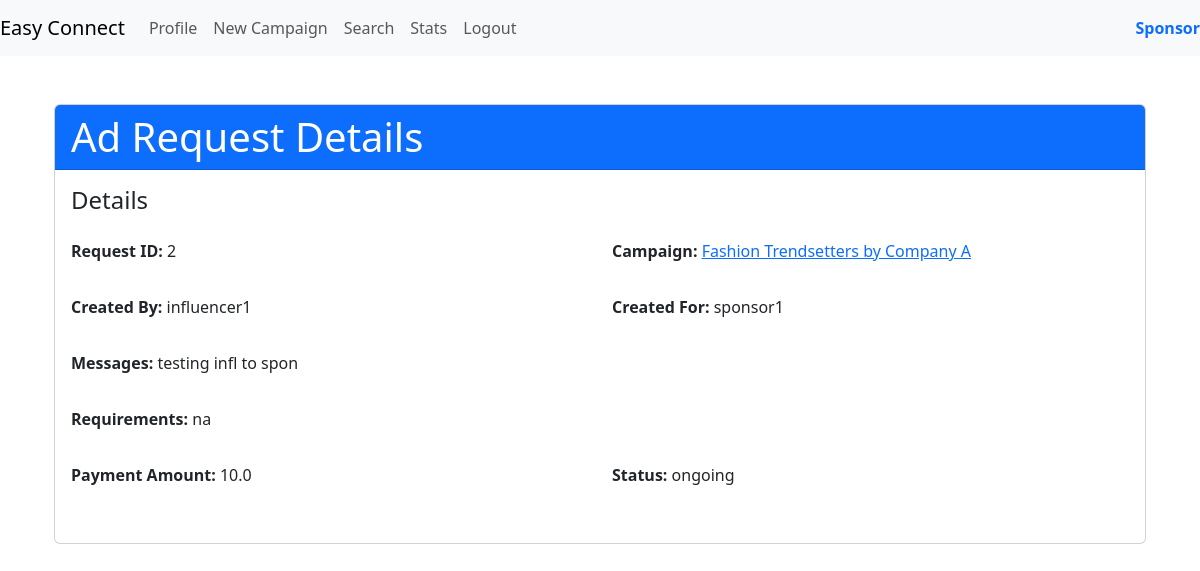
Page /ad_request/2 (signed in) on the committed database.
### models.py (models this page shows)
class AdRequest(db.Model):
    __tablename__ = 'ad_request'
    ad_request_id = db.Column(db.Integer, primary_key=True, autoincrement=True)
    campaign_id = db.Column(db.Integer, db.ForeignKey('campaign.campaign_id'), nullable=False)
    created_by = db.Column(db.Integer, db.ForeignKey('user.id'), nullable=False)
    created_for = db.Column(db.Integer, db.ForeignKey('user.id'), nullable=False)
    messages = db.Column(db.String(64))
    requirements = db.Column(db.String(128))
    payment_amount = db.Column(db.Float(10, 2), nullable = False)
    status = db.Column(Enum('ongoing', 'pending', 'flagged', 'deleted', 'completed', 'rejected' ,name='ad_request_status_types'), default='pending', nullable=False)
    campaign = db.relationship('Campaign', backref=db.backref('ad_requests', lazy=True))
    creator = db.relationship('User', foreign_keys=[created_by], backref=db.backref('created_ad_requests', lazy=True))
    recipient = db.relationship('User', foreign_keys=[created_for], backref=db.backref('received_ad_requests', lazy=True))

class Campaign(db.Model):
    __tablename__ = 'campaign'
    campaign_id = db.Column(db.Integer, primary_key=True, autoincrement=True)
    sponsor_id = db.Column(db.Integer, db.ForeignKey('sponsors.sponsor_id'), nullable=False)
    name = db.Column(db.String(32),unique=True, nullable=False)
    description = db.Column(db.String(128))
    start_date = db.Column(db.Date)
    end_date = db.Column(db.Date)
    budget = db.Column(db.Float(10, 2), nullable=False)
    visibility = db.Column(Enum('private', 'public', name='visibility_types'), default='public', nullable=False)
    goals = db.Column(db.String(128))
    niche = db.Column(db.String(32),nullable=False)
    campaign_status = db.Column(Enum('ongoing', 'flagged', 'deleted', 'completed' ,name='campaign_status_types'), default='ongoing', nullable=False)
    sponsor = db.relationship('Sponsor', backref=db.backref('campaigns', lazy=True))

class User(db.Model):
    __tablename__ = 'user'
    id = db.Column(db.Integer, primary_key=True, autoincrement=True)
    role_id = db.Column(db.Integer, db.ForeignKey('user_role.role_id'), nullable=False)
    username = db.Column(db.String(32), nullable=False, unique=True)
    email_id = db.Column(db.String(64),  nullable=False)
    password = db.Column(db.String(64), nullable=False)
    is_flagged = db.Column(db.Boolean ,default=False)
    role = db.relationship('UserRole', backref=db.backref('users', lazy=True))

### routes.py (the view)
@app.route('/ad_request/<int:request_id>', methods=['GET'])
@auth_rep
def ad_request_details(request_id):
    ad_request = AdRequest.query.get_or_404(request_id)
    return render_template('ad_request_details.html', ad_request=ad_request)

### routes.py (called while the page is built)
def auth_rep(func):
    @wraps(func)
    def inner(*args,**kwargs):
        if 'user_id' in session:
            user = User.query.get(session['user_id'])
            if user.is_flagged:
                flash('Your account is flagged and cannot perform this action.', 'error')
                return redirect(url_for('login'))
            return func(*args,**kwargs)
        else:
            flash('You are not logged in,Please login to proceed','error')
            return redirect(url_for('login'))
    return inner

### templates/ad_request_details.html (shortened to what this page needs)
{% extends 'layout.html' %}
{% block content %}
<div class="container">
    <div class="card mt-5">
        <div class="card-header bg-primary text-white">
            <h1 class="display-6 mb-0">Ad Request Details</h1>
        </div>
        <div class="card-body">
            <h4 class="mb-4">Details</h4>
            <div class="row mb-3">
                <div class="col-md-6">
                    <p><strong>Request ID:</strong> {{ ad_request.ad_request_id }}</p>
                </div>
                <div class="col-md-6">
                    <p><strong>Campaign:</strong>
                        <a href="{{ url_for('campaign_details', campaign_id=ad_request.campaign.campaign_id) }}">
                            {{ ad_request.campaign.name }}
                        </a>
                    </p>
                </div>
            </div>
            <div class="row mb-3">
                <div class="col-md-6">
                    <p><strong>Created By:</strong> {{ ad_request.creator.username }}</p>
                </div>
                <div class="col-md-6">
                    <p><strong>Created For:</strong> {{ ad_request.recipient.username }}</p>
                </div>
            </div>
            <div class="row mb-3">
                <div class="col-md-12">
                    <p><strong>Messages:</strong> {{ ad_request.messages }}</p>
                </div>
            </div>
            <div class="row mb-3">
                <div class="col-md-12">
                    <p><strong>Requirements:</strong> {{ ad_request.requirements }}</p>
                </div>
            </div>
            <div class="row mb-3">
                <div class="col-md-6">
                    <p><strong>Payment Amount:</strong> {{ ad_request.payment_amount | default(0) | float | round(2) }}</p>
                </div>
                <div class="col-md-6">
                    <p><strong>Status:</strong> {{ ad_request.status }}</p>
                </div>
            </div>
        </div>
    </div>
</div>
{% endblock %}

### rows in the picture
AdRequest: ad_request_id "2", messages "testing infl to spon", requirements "na", payment_amount "10.0", status "ongoing"
Campaign: campaign.name "Fashion Trendsetters by Company A"
User: creator.username "influencer1"
User: recipient.username "sponsor1"
